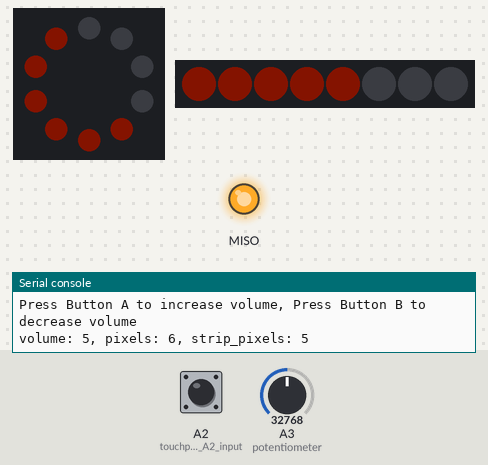
Bench run of a program on a simulated Circuit Playground running CircuitPython. Parts: the board's ring of 10 RGB LEDs (number 0 left of the top, counting anticlockwise), 8 RGB LEDs in strip order, left to right, output pins drawn as LEDs (lit = HIGH), the last lines printed to the serial console. The inputs (shaded band) are chosen by the test bench; at power-on: A3 (potentiometer) = 32768, A2 (touchpad_A2_input) LOW (analog values on the 0–65535 scale). Dim RGB values are drawn brighter than linear; touch pads read as touched when driven HIGH.

Above: at 1.2 s.
1.3 s: A3 (potentiometer) set to 57670
At 2.5 s:
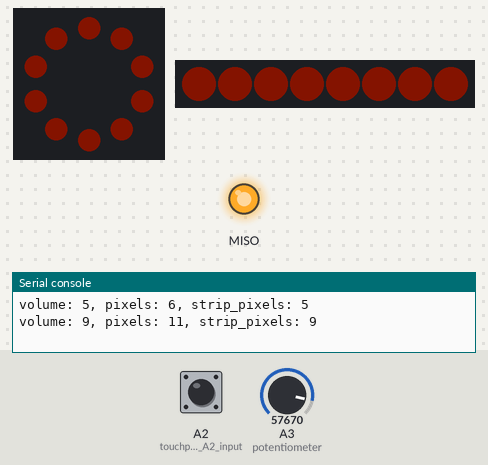
2.9 s: A3 (potentiometer) set to 0
At 4.0 s:
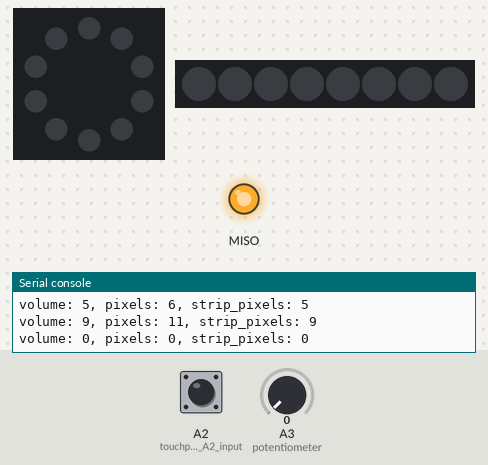
4.5 s: A3 (potentiometer) set to 7864
At 5.5 s:
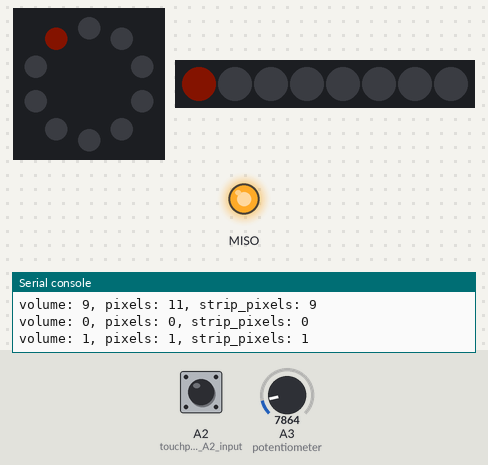
6.1 s: A3 (potentiometer) set to 65535
At 7.0 s:
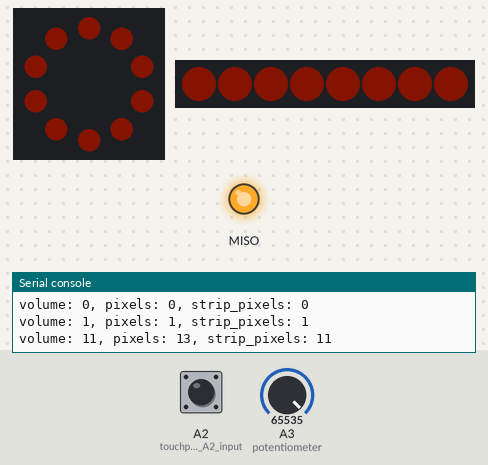
7.7 s: A3 (potentiometer) set to 32767
At 8.6 s:
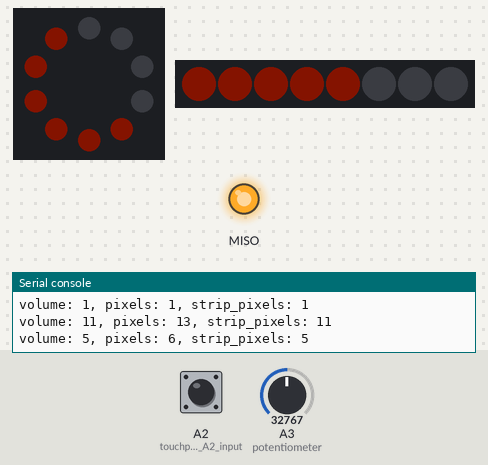
Timing chart, 0 to 10.3 s (numbered marks = the images above; inputs shaded):
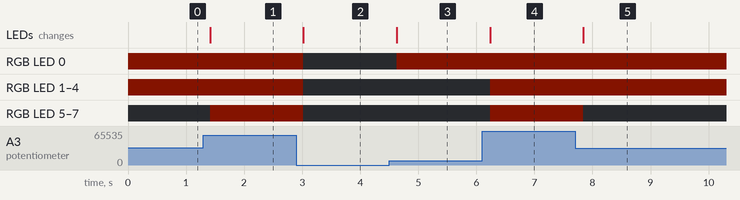

The program:

volume-control-knob-button-sound-ext-strip-display.py
```python
# volume-control-knob-button-sound-ext-strip-display.py

import board, neopixel, digitalio, touchio
from time import sleep
from analogio import AnalogIn
from adafruit_debouncer import Button
from audiocore import WaveFile
from audiopwmio import PWMAudioOut as AudioOut

from adafruit_led_animation.color import RED, YELLOW, ORANGE, GREEN, TEAL, CYAN, \
    BLUE, PURPLE, MAGENTA, GOLD, PINK, AQUA, JADE, AMBER, OLD_LACE, WHITE, BLACK

speaker_pin = digitalio.DigitalInOut(board.SPEAKER_ENABLE)
speaker_pin.direction = digitalio.Direction.OUTPUT
speaker_pin.value = True

audio = AudioOut(board.SPEAKER)
PATH = "drumSounds/"
button_sound_file = "clap.wav"
knob_sound_file = "two_crickets.wav"

def play_sound(filename: str) -> None:
    with open(PATH+filename, "rb") as wave_file:
        wave = WaveFile(wave_file)
        audio.play(wave)
        while audio.playing:
            pass


def range_map(value: int, in_min: int, in_max: int, out_min: int, out_max: int) -> int:
    in_delta = in_max - in_min
    out_delta = out_max - out_min
    return int(value * out_delta / in_delta)


# setup color & neo pixels
colors = [RED, YELLOW, ORANGE, GREEN, TEAL, CYAN, BLUE, PURPLE, MAGENTA, GOLD, PINK,
          AQUA, JADE, AMBER, OLD_LACE, WHITE, BLACK]

NUM_PIXELS = 10
NUM_STRIP_PIXELS = 8
MAX_VOLUME = min(NUM_PIXELS, NUM_STRIP_PIXELS)
BRIGHTNESS = 0.03
BLINK_DELAY = 0.2

pixels = neopixel.NeoPixel(board.NEOPIXEL, NUM_PIXELS, brightness=BRIGHTNESS, auto_write=True)
strip_pixels = neopixel.NeoPixel(board.A1, NUM_STRIP_PIXELS, brightness=BRIGHTNESS, auto_write=True)

# light up each light in a different color
pixels[:] = BLACK * NUM_PIXELS
strip_pixels[:] = BLACK * NUM_STRIP_PIXELS

# setup potentiometer
potentiometer = AnalogIn(board.A3)

# setup buttons without debounce
button_A = digitalio.DigitalInOut(board.BUTTON_A)
button_A.switch_to_input(pull=digitalio.Pull.DOWN)

button_B = digitalio.DigitalInOut(board.BUTTON_B)
button_B.switch_to_input(pull=digitalio.Pull.DOWN)

touchpad_A2_input = touchio.TouchIn(board.A2)
touchpad_A2 = Button(touchpad_A2_input, value_when_pressed=True)

use_button_for_control = False  # defaults to use buttons as the volume control
print("Using Button for volume adjustment")
print("Press Button A to increase volume, Press Button B to decrease volume")
# print("Rotate potentiometer to change volume")
last_volume = 0
volume = 0

while True:
    touchpad_A2.update()
    if touchpad_A2.pressed:
        use_button_for_control = not use_button_for_control
        if use_button_for_control:
            play_sound(button_sound_file)
            print("Using Button for volume adjustment")
        else:
            play_sound(knob_sound_file)
            print("Using Knob for volume adjustment")

    if use_button_for_control:
        if volume < MAX_VOLUME and button_A.value:
            last_volume = volume
            volume = volume + 1
        elif volume > 0 and button_B.value:
            last_volume = volume
            volume = volume - 1
    else:  # use potentiometer for volume control
        # going over 10 becaue the value 11 is only reached when potentiometer.value is 65535
        # volume 0 all lights off, volume 10 all lights on.
        last_volume = volume
        volume = range_map(potentiometer.value, 0, 65535, 0, 11)

    if volume != last_volume:
        last_volume = volume
        pixels_to_lit = range_map(volume,0, MAX_VOLUME, 0, NUM_PIXELS)
        pixels[:] = [ORANGE if i < pixels_to_lit else BLACK for i in range(NUM_PIXELS)]
        strip_pixels_to_lit = range_map(volume, 0, MAX_VOLUME, 0, NUM_STRIP_PIXELS)
        strip_pixels[:] = [ORANGE if i < strip_pixels_to_lit else BLACK for i in range(NUM_STRIP_PIXELS)]
        print(f"volume: {volume}, pixels: {pixels_to_lit}, strip_pixels: {strip_pixels_to_lit}")

    sleep(BLINK_DELAY)
```

Measured:
- after the input at 1.3 s, RGB LED 5–7: off → RGB(7, 1, 0) after 0.11 s; the LEDs: change after 0.11 s (image 1)
- after the input at 2.9 s, RGB LED 0–7: RGB(7, 1, 0) → off after 0.12 s; the LEDs: change after 0.12 s (image 2)
- after the input at 4.5 s, RGB LED 0: off → RGB(7, 1, 0) after 0.13 s; the LEDs: change after 0.13 s (image 3)
- after the input at 6.1 s, RGB LED 1–7: off → RGB(7, 1, 0) after 0.14 s; the LEDs: change after 0.14 s (image 4)
- after the input at 7.7 s, RGB LED 5–7: RGB(7, 1, 0) → off after 0.14 s; the LEDs: change after 0.14 s (image 5)
